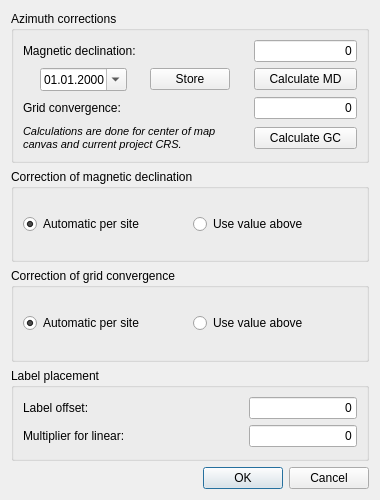
<?xml version="1.0" encoding="UTF-8"?>
<ui version="4.0">
 <class>SetOpts</class>
 <widget class="QDialog" name="SetOpts">
  <property name="geometry">
   <rect>
    <x>0</x>
    <y>0</y>
    <width>380</width>
    <height>500</height>
   </rect>
  </property>
  <property name="minimumSize">
   <size>
    <width>380</width>
    <height>500</height>
   </size>
  </property>
  <property name="windowTitle">
   <string>WebSDB Options</string>
  </property>
  <layout class="QVBoxLayout" name="verticalLayout">
   <item>
    <widget class="QGroupBox" name="groupBox_2">
     <property name="title">
      <string>Azimuth corrections</string>
     </property>
     <layout class="QGridLayout" name="gridLayout">
      <item row="5" column="0">
       <widget class="QLabel" name="label">
        <property name="font">
         <font>
          <pointsize>8</pointsize>
          <italic>true</italic>
         </font>
        </property>
        <property name="text">
         <string>Calculations are done for center of map canvas and current project CRS.</string>
        </property>
        <property name="alignment">
         <set>Qt::AlignLeading|Qt::AlignLeft|Qt::AlignVCenter</set>
        </property>
        <property name="wordWrap">
         <bool>true</bool>
        </property>
       </widget>
      </item>
      <item row="2" column="1">
       <widget class="QPushButton" name="btn_calc_md">
        <property name="text">
         <string>Calculate MD</string>
        </property>
       </widget>
      </item>
      <item row="5" column="1">
       <widget class="QPushButton" name="btn_calc_gc">
        <property name="text">
         <string>Calculate GC</string>
        </property>
       </widget>
      </item>
      <item row="4" column="0">
       <widget class="QLabel" name="labelGC">
        <property name="enabled">
         <bool>true</bool>
        </property>
        <property name="text">
         <string>Grid convergence:</string>
        </property>
        <property name="alignment">
         <set>Qt::AlignLeading|Qt::AlignLeft|Qt::AlignVCenter</set>
        </property>
       </widget>
      </item>
      <item row="1" column="0">
       <widget class="QLabel" name="labelMD">
        <property name="enabled">
         <bool>true</bool>
        </property>
        <property name="text">
         <string>Magnetic declination:</string>
        </property>
        <property name="alignment">
         <set>Qt::AlignLeading|Qt::AlignLeft|Qt::AlignVCenter</set>
        </property>
       </widget>
      </item>
      <item row="4" column="1">
       <widget class="QLineEdit" name="angle_gc">
        <property name="text">
         <string>0</string>
        </property>
        <property name="alignment">
         <set>Qt::AlignRight|Qt::AlignTrailing|Qt::AlignVCenter</set>
        </property>
        <property name="readOnly">
         <bool>false</bool>
        </property>
       </widget>
      </item>
      <item row="1" column="1">
       <widget class="QLineEdit" name="angle_md">
        <property name="text">
         <string>0</string>
        </property>
        <property name="alignment">
         <set>Qt::AlignRight|Qt::AlignTrailing|Qt::AlignVCenter</set>
        </property>
        <property name="readOnly">
         <bool>false</bool>
        </property>
       </widget>
      </item>
      <item row="2" column="0">
       <layout class="QHBoxLayout" name="horizontalLayout_6">
        <item>
         <widget class="QDateEdit" name="dateEdit">
          <property name="sizePolicy">
           <sizepolicy hsizetype="Fixed" vsizetype="Fixed">
            <horstretch>0</horstretch>
            <verstretch>0</verstretch>
           </sizepolicy>
          </property>
          <property name="displayFormat">
           <string>dd.MM.yyyy</string>
          </property>
          <property name="calendarPopup">
           <bool>true</bool>
          </property>
         </widget>
        </item>
        <item>
         <widget class="QPushButton" name="btn_store">
          <property name="sizePolicy">
           <sizepolicy hsizetype="Fixed" vsizetype="Fixed">
            <horstretch>0</horstretch>
            <verstretch>0</verstretch>
           </sizepolicy>
          </property>
          <property name="text">
           <string>Store</string>
          </property>
         </widget>
        </item>
       </layout>
      </item>
     </layout>
    </widget>
   </item>
   <item>
    <widget class="QGroupBox" name="groupBox">
     <property name="title">
      <string>Correction of magnetic declination</string>
     </property>
     <layout class="QHBoxLayout" name="horizontalLayout_2">
      <item>
       <layout class="QHBoxLayout" name="horizontalLayout">
        <item>
         <widget class="QRadioButton" name="corr_md_auto">
          <property name="text">
           <string>Automatic per site</string>
          </property>
          <property name="checked">
           <bool>true</bool>
          </property>
          <attribute name="buttonGroup">
           <string notr="true">buttonGroup</string>
          </attribute>
         </widget>
        </item>
        <item>
         <widget class="QRadioButton" name="corr_md_value">
          <property name="text">
           <string>Use value above</string>
          </property>
          <attribute name="buttonGroup">
           <string notr="true">buttonGroup</string>
          </attribute>
         </widget>
        </item>
       </layout>
      </item>
     </layout>
    </widget>
   </item>
   <item>
    <widget class="QGroupBox" name="groupBox_4">
     <property name="title">
      <string>Correction of grid convergence</string>
     </property>
     <layout class="QHBoxLayout" name="horizontalLayout_5">
      <item>
       <layout class="QHBoxLayout" name="horizontalLayout_4">
        <item>
         <widget class="QRadioButton" name="corr_gc_auto">
          <property name="text">
           <string>Automatic per site</string>
          </property>
          <property name="checked">
           <bool>true</bool>
          </property>
         </widget>
        </item>
        <item>
         <widget class="QRadioButton" name="corr_gc_value">
          <property name="text">
           <string>Use value above</string>
          </property>
         </widget>
        </item>
       </layout>
      </item>
     </layout>
    </widget>
   </item>
   <item>
    <widget class="QGroupBox" name="groupBox_3">
     <property name="title">
      <string>Label placement</string>
     </property>
     <layout class="QGridLayout" name="gridLayout_2">
      <item row="0" column="1">
       <widget class="QLineEdit" name="offset">
        <property name="sizePolicy">
         <sizepolicy hsizetype="Fixed" vsizetype="Fixed">
          <horstretch>0</horstretch>
          <verstretch>0</verstretch>
         </sizepolicy>
        </property>
        <property name="text">
         <string>0</string>
        </property>
        <property name="alignment">
         <set>Qt::AlignRight|Qt::AlignTrailing|Qt::AlignVCenter</set>
        </property>
        <property name="readOnly">
         <bool>false</bool>
        </property>
       </widget>
      </item>
      <item row="0" column="0">
       <widget class="QLabel" name="labelOffset">
        <property name="enabled">
         <bool>true</bool>
        </property>
        <property name="text">
         <string>Label offset:</string>
        </property>
        <property name="alignment">
         <set>Qt::AlignLeading|Qt::AlignLeft|Qt::AlignVCenter</set>
        </property>
       </widget>
      </item>
      <item row="1" column="0">
       <widget class="QLabel" name="label_2">
        <property name="text">
         <string>Multiplier for linear:</string>
        </property>
       </widget>
      </item>
      <item row="1" column="1">
       <widget class="QLineEdit" name="linmulti">
        <property name="sizePolicy">
         <sizepolicy hsizetype="Fixed" vsizetype="Fixed">
          <horstretch>0</horstretch>
          <verstretch>0</verstretch>
         </sizepolicy>
        </property>
        <property name="text">
         <string>0</string>
        </property>
        <property name="alignment">
         <set>Qt::AlignRight|Qt::AlignTrailing|Qt::AlignVCenter</set>
        </property>
       </widget>
      </item>
     </layout>
    </widget>
   </item>
   <item>
    <widget class="QDialogButtonBox" name="buttonBox">
     <property name="orientation">
      <enum>Qt::Horizontal</enum>
     </property>
     <property name="standardButtons">
      <set>QDialogButtonBox::Cancel|QDialogButtonBox::Ok</set>
     </property>
    </widget>
   </item>
  </layout>
 </widget>
 <resources/>
 <connections>
  <connection>
   <sender>buttonBox</sender>
   <signal>accepted()</signal>
   <receiver>SetOpts</receiver>
   <slot>accept()</slot>
   <hints>
    <hint type="sourcelabel">
     <x>248</x>
     <y>254</y>
    </hint>
    <hint type="destinationlabel">
     <x>157</x>
     <y>274</y>
    </hint>
   </hints>
  </connection>
  <connection>
   <sender>buttonBox</sender>
   <signal>rejected()</signal>
   <receiver>SetOpts</receiver>
   <slot>reject()</slot>
   <hints>
    <hint type="sourcelabel">
     <x>316</x>
     <y>260</y>
    </hint>
    <hint type="destinationlabel">
     <x>286</x>
     <y>274</y>
    </hint>
   </hints>
  </connection>
 </connections>
 <buttongroups>
  <buttongroup name="buttonGroup"/>
 </buttongroups>
</ui>
